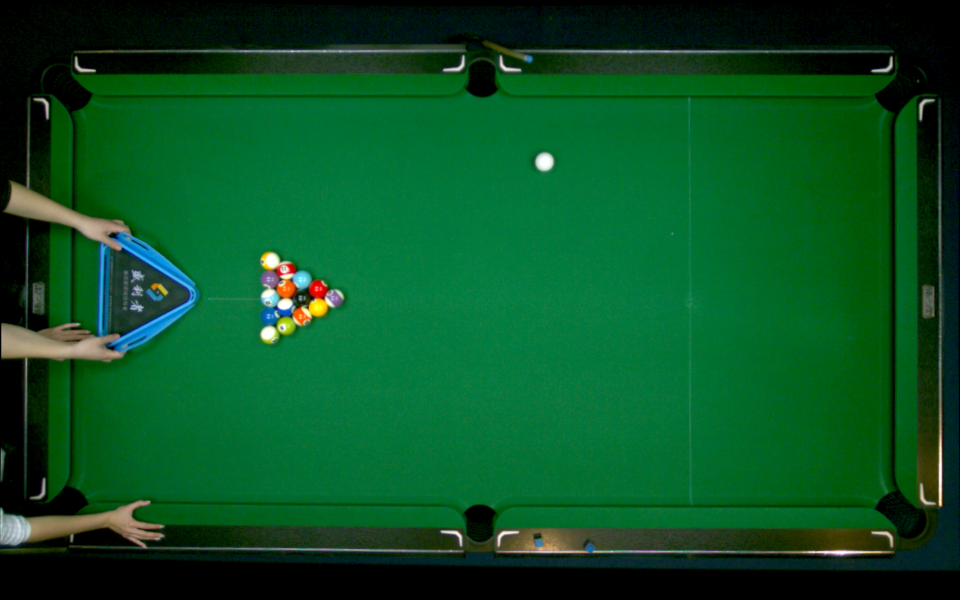
#> input picture coco/train2017/frame_00012065.bmp, 960 x 600 px, found by its file name; its folder holds 2 pictures in this run
$ python 'ComputeStd&Mean.py'
#> lines starting #> are read from the running program, lines starting #| are printed output that depends on the picture; long printed decimals are rounded
import numpy as np
import cv2
import random
import os
# calculate means and std
from tqdm import tqdm
import numpy as np


def main():
    # root_path = "/home/zealens/1210model"
    filepath = 'E:\\coco_bill\\coco\\train2017'
    # 数据集目录
    pathDir = os.listdir(filepath)

    CNum = 272  # select images 取前10000张图片作为计算样本

    img_h, img_w = 600, 960
    imgs = np.zeros([img_w, img_h, 3, 1])
    means, stdevs = [], []

    i = 0
    for item in pathDir:
        img_path = os.path.join(filepath, item)
        img = cv2.imread(img_path)
#> img is the input picture: shape (600, 960, 3); mean B, G, R 36.3, 81.1, 9.3
        img = cv2.resize(img, (img_h, img_w))  # 将图片进行裁剪[32,32]
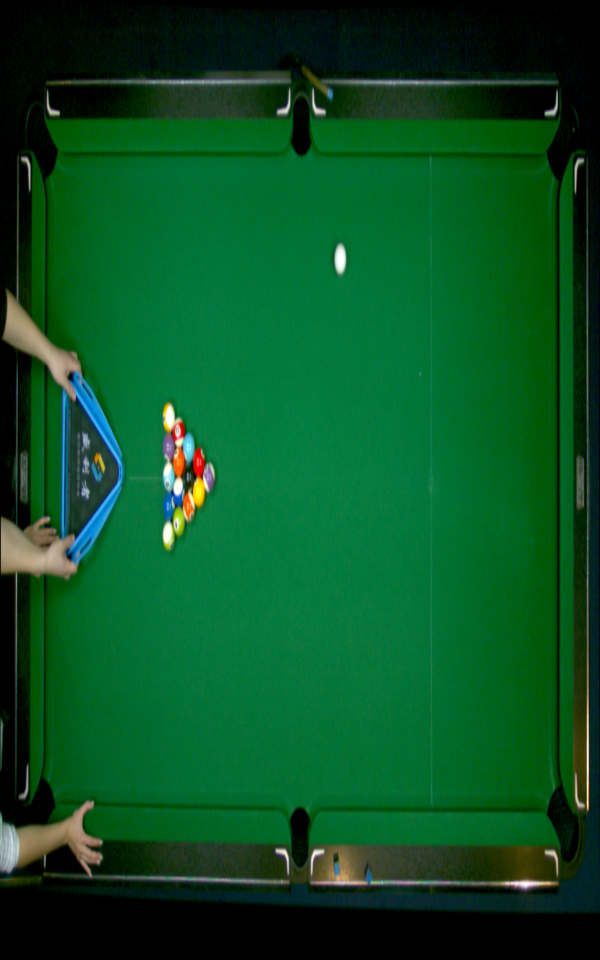
#> img: shape (960, 600, 3); mean B, G, R 36.2, 81, 9.3
        img = img[:, :, :, np.newaxis]
        imgs = np.concatenate((imgs, img), axis=3)
        print(i)
        i = i + 1
#> pass 2 of the loop in main, `for item in pathDir:`:
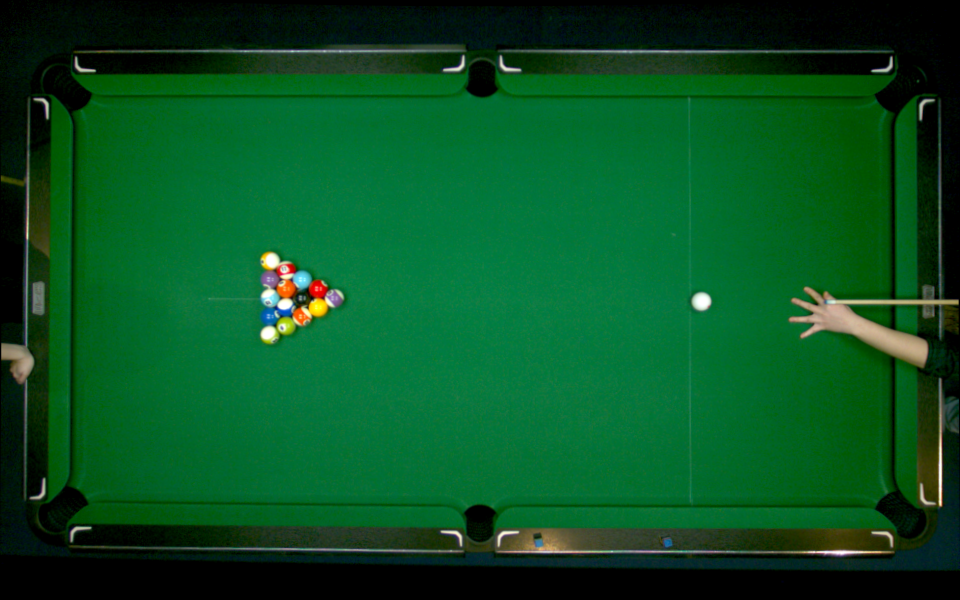
#> input picture coco/train2017/frame_00012967.bmp, 960 x 600 px, found by its file name
#> in main, img is the input picture: shape (600, 960, 3); mean B, G, R 34.7, 81.3, 8.2
#> in main, `img = cv2.resize(img, (img_h, img_w))`:
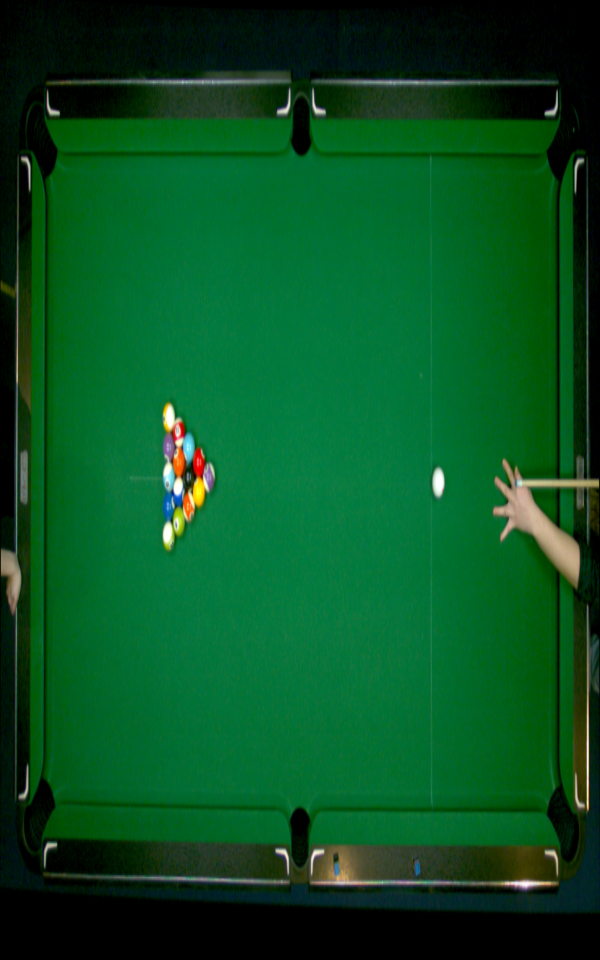
#> img: shape (960, 600, 3); mean B, G, R 34.6, 81.2, 8.1
    imgs = imgs.astype(np.float32) / 255.

    for i in tqdm(range(3)):
        pixels = imgs[:, :, i, :].ravel()  # flatten
        means.append(np.mean(pixels))
        stdevs.append(np.std(pixels))
#> after the loop, means = [0.0925, 0.212, 0.0228]; stdevs = [0.116, 0.209, 0.093]

    # cv2 : BGR
    means.reverse()  # BGR --> RGB
    stdevs.reverse()

    print("normMean = {}".format(means))
#| normMean = [0.02279, 0.2121, 0.09251]
    print("normStd = {}".format(stdevs))
#| normStd = [0.09296, 0.2085, 0.1164]
    print('transforms.Normalize(normMean = {}, normStd = {})'.format(means, stdevs))
#| transforms.Normalize(normMean = [0.02279, 0.2121, 0.09251], normStd = [0.09296, 0.2085, 0.1164])


if __name__ == "__main__":
    main()
